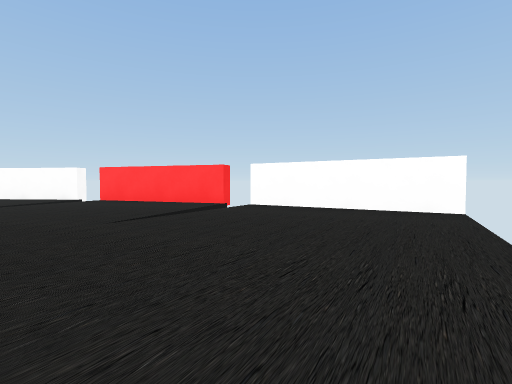
[1] (above)

17 first-person views from a walk through a scene from a Unity 3-D project. The camera is 0.41 m above the floor, tilts 2° down and sees 85° across. The floor is counted in squares, 1 m on a side. Each view is taken from the middle of a square. On the plan, view 1 faces up. The plan holds only what a view shows up to about 9 squares ahead; the rest is blank. The place goes on beyond the plan.

[2]
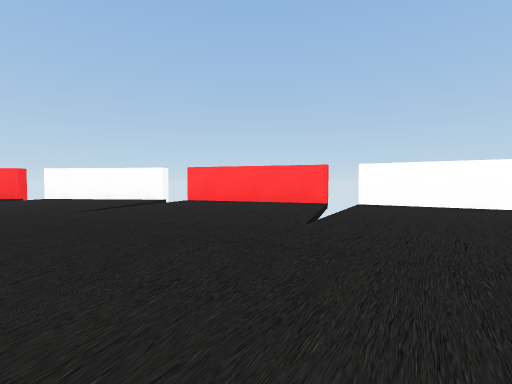

[3]
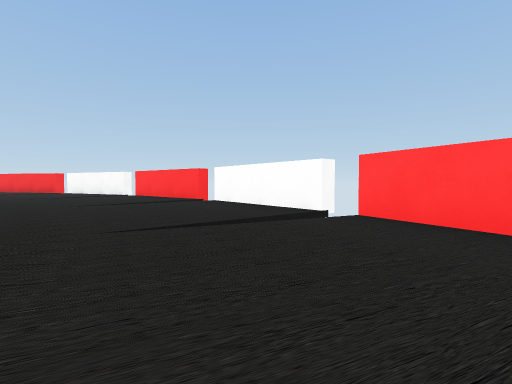

[4]
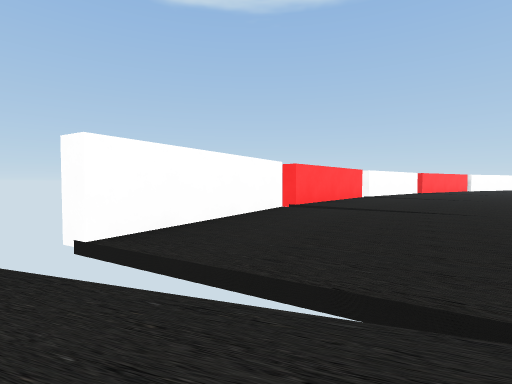

[5]
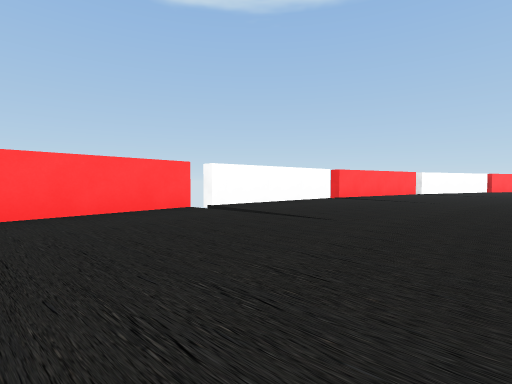

[6]
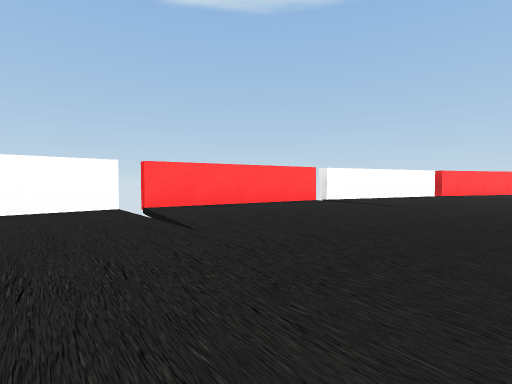

[7]
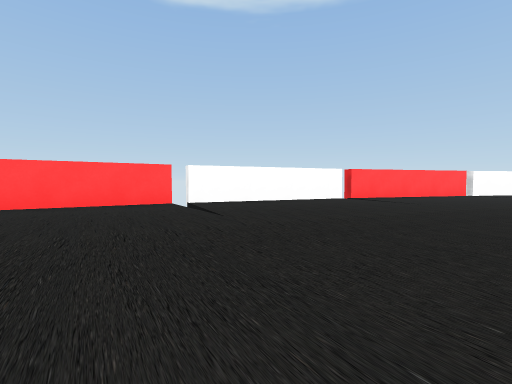

[8]
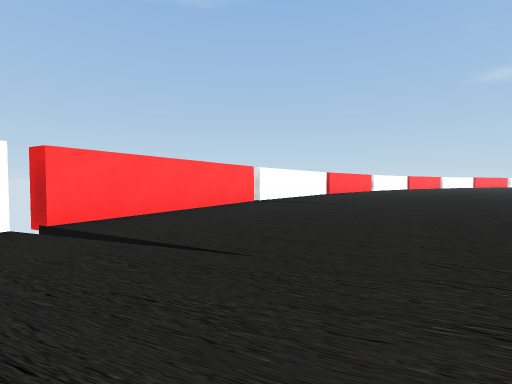

[9]
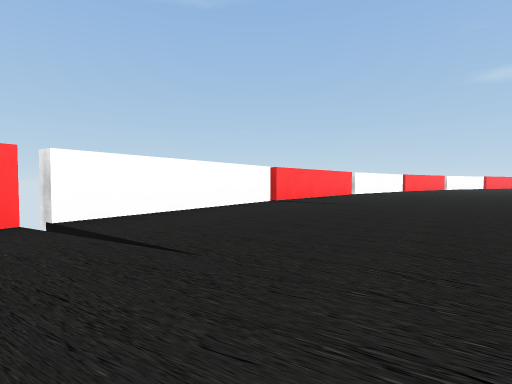

[10]
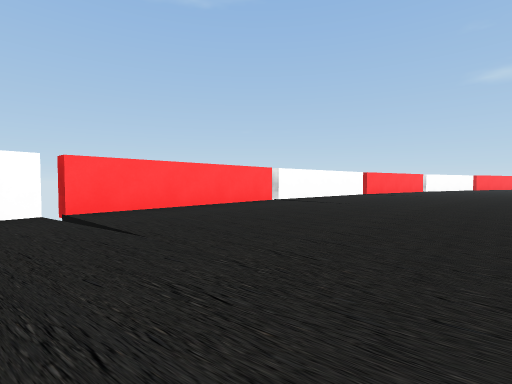

[11]
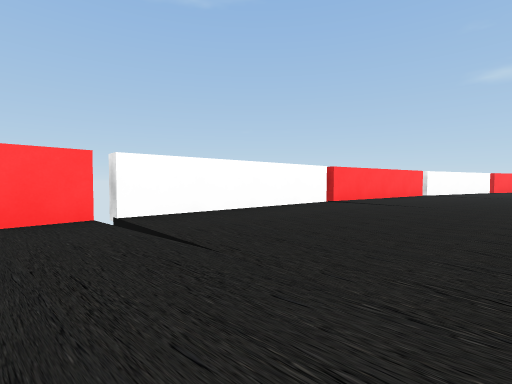

[12]
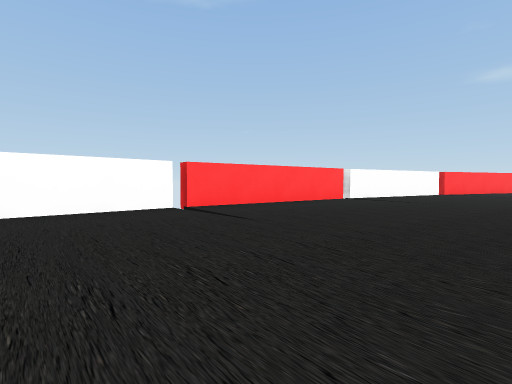

[13]
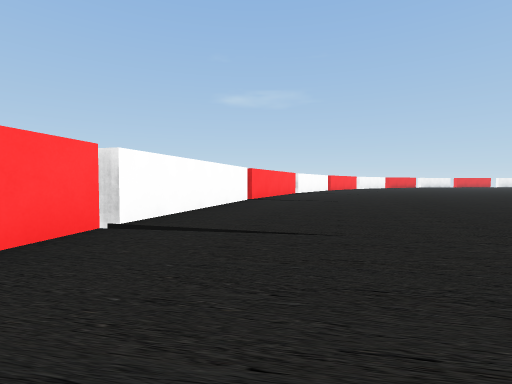

[14]
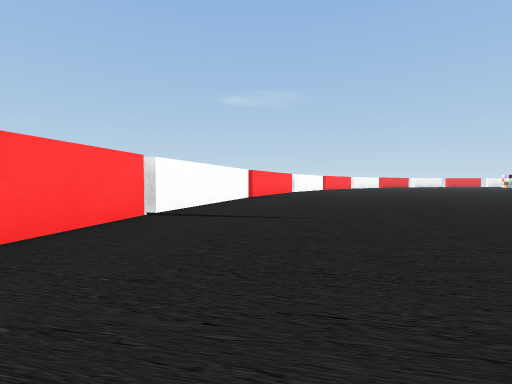

[15]
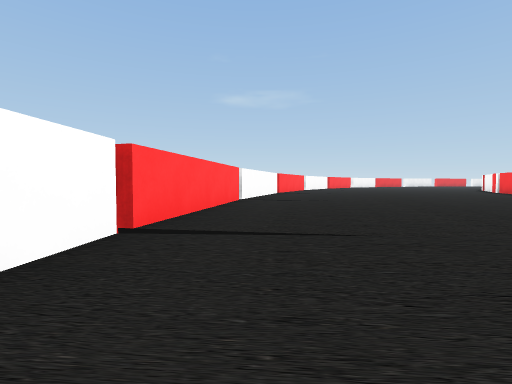

[16]
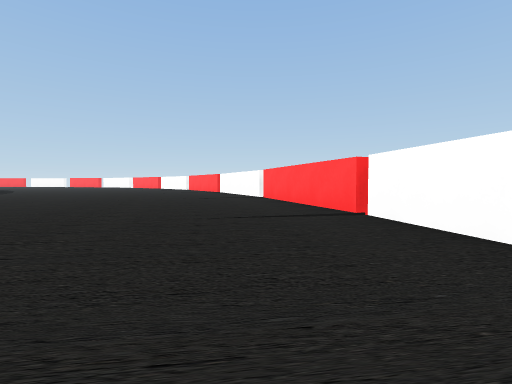

[17]
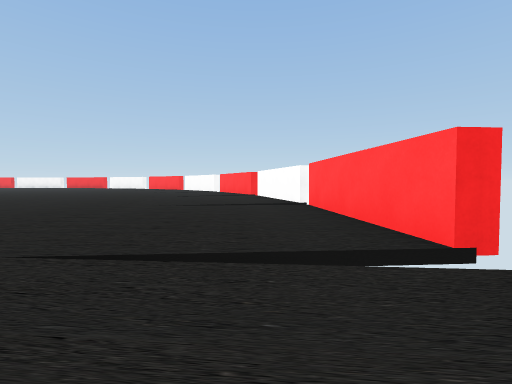

### Floor plan
Points are (right, up) in squares from view 1. A wall is a line through its corners. A room is listed if a view was taken in it or the views show most of it. See-through windows are left out.
Room 1 (views 1, 2, 3, 4, 5, 6, 7, 8, 9, 10, 11, 12, 13, 14, 15, 16, 17)
walls: (12.1, -9.3) (10.5, -5.6); (13.4, -13.4) (12.2, -9.5); (10.4, -5.4) (8.4, -2.1); (14.1, -17.6) (13.4, -13.5); (8.3, -2) (5.9, 0.9); (14.4, -22) (14.1, -17.7); (5.7, 1.1) (3.1, 3.3); (2.7, 3.5) (-0.1, 5.2); (-0.6, 5.4) (-3.6, 6.4); (13.4, -30.6) (14.1, -26.4) (14.3, -22.1); (-4.1, 6.5) (-7.2, 6.8); (-7.7, 6.9) (-10.6, 6.5); (12.2, -34.6) (13.3, -30.7)
ways out: gap at (-8, 7); gap at (-4, 6)

Positions as (right, up) in squares from view 1, and headings:
1: (0, 0), facing up
2: (-2, 0), facing up
3: (-2, 3), facing up-left
4: (-2, 4), facing right
5: (1, 0), facing right
6: (4, -4), facing right
7: (5, -7), facing right
8: (9, -9), facing down-right
9: (10, -13), facing down-right
10: (10, -17), facing down-right
11: (11, -21), facing down-right
12: (10, -24), facing down-right
13: (12, -28), facing down
14: (12, -27), facing down
15: (13, -24), facing down
16: (12, -17), facing up
17: (6, -1), facing up-left
